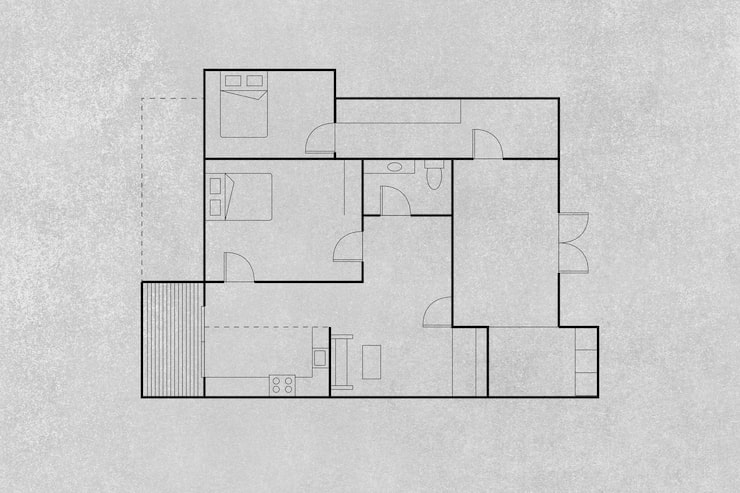
#> input picture floor-plan-with-furniture-blueprint-illustration_53876-103043.png, 740 x 493 px
$ python -i preprocessing.py   (imports and definitions only)
#> lines starting #> are read from the running program, lines starting #| are printed output that depends on the picture; after the words box and inside, x2 and y2 are one past the last pixel; in counts of white or black regions, pixels touching at a corner belong together
"""
Floor Plan Preprocessing Module
================================
This module handles image preprocessing specifically designed for hand-drawn floor plans.
It addresses the common issues with floor plan images:
1. Removes noise and text annotations
2. Enhances wall lines
3. Normalizes image quality
"""

import cv2
import numpy as np
from typing import Tuple, Optional
import logging

# [1 line not run here, left out]
logger = logging.getLogger(__name__)


class FloorPlanPreprocessor:
    """
    Preprocessor specifically designed for floor plan images.
    Handles hand-drawn, scanned, and digital floor plans.
    """

    def __init__(self, target_size: int = 800):
        """
        Initialize the preprocessor.

        Args:
            target_size: Target size for the longest dimension
        """
        self.target_size = target_size

    def load_and_resize(self, image_path: str) -> Tuple[np.ndarray, float]:
        """
        Load and resize image while maintaining aspect ratio.

        Returns:
            Tuple of (resized image, scale factor)
        """
        img = cv2.imread(image_path)
        if img is None:
            raise ValueError(f"Failed to load image: {image_path}")

        h, w = img.shape[:2]
        scale = self.target_size / max(h, w)

        if scale < 1:
            new_w = int(w * scale)
            new_h = int(h * scale)
            img = cv2.resize(img, (new_w, new_h), interpolation=cv2.INTER_AREA)
        else:
            scale = 1.0

        logger.info(f"Loaded image: {image_path}, Original: {w}x{h}, Resized: {img.shape[1]}x{img.shape[0]}")
        return img, scale

    def remove_text_regions(self, img: np.ndarray) -> np.ndarray:
        """
        Remove text annotations from floor plan.
        Uses morphological operations to identify and remove text.
        """
        gray = cv2.cvtColor(img, cv2.COLOR_BGR2GRAY)

        # Detect text-like regions (small, dense areas)
        # Use MSER for text detection
        mser = cv2.MSER_create()
        mser.setMinArea(10)
        mser.setMaxArea(500)

        regions, _ = mser.detectRegions(gray)

        # Create mask for text regions
        mask = np.zeros(gray.shape, dtype=np.uint8)
        for region in regions:
            hull = cv2.convexHull(region.reshape(-1, 1, 2))
            cv2.drawContours(mask, [hull], -1, 255, -1)

        # Dilate mask to cover entire text areas
        kernel = cv2.getStructuringElement(cv2.MORPH_ELLIPSE, (5, 5))
        mask = cv2.dilate(mask, kernel, iterations=2)

        # Inpaint text regions
        result = cv2.inpaint(img, mask, 5, cv2.INPAINT_TELEA)

        logger.info(f"Removed {len(regions)} text-like regions")
        return result

    def enhance_walls(self, img: np.ndarray) -> np.ndarray:
        """
        Enhance wall lines in the floor plan.
        """
        gray = cv2.cvtColor(img, cv2.COLOR_BGR2GRAY)

        # Apply CLAHE for contrast enhancement
        clahe = cv2.createCLAHE(clipLimit=2.0, tileGridSize=(8, 8))
        enhanced = clahe.apply(gray)

        # Denoise while preserving edges
        denoised = cv2.bilateralFilter(enhanced, 9, 75, 75)

        return denoised

    def extract_wall_binary(self, gray: np.ndarray) -> np.ndarray:
        """
        Extract binary image with walls clearly marked.
        Uses adaptive thresholding optimized for floor plans.
        """
        # Adaptive threshold
        binary = cv2.adaptiveThreshold(
            gray, 255,
            cv2.ADAPTIVE_THRESH_GAUSSIAN_C,
            cv2.THRESH_BINARY_INV,
            blockSize=21,
            C=5
        )

        # Remove small noise
        kernel_small = np.ones((2, 2), np.uint8)
        binary = cv2.morphologyEx(binary, cv2.MORPH_OPEN, kernel_small)

        # Connect nearby wall segments
        kernel_connect = np.ones((3, 3), np.uint8)
        binary = cv2.morphologyEx(binary, cv2.MORPH_CLOSE, kernel_connect)

        return binary

    def preprocess(self, image_path: str, remove_text: bool = True) -> Tuple[np.ndarray, np.ndarray, np.ndarray, float]:
        """
        Complete preprocessing pipeline.

        Args:
            image_path: Path to floor plan image
            remove_text: Whether to attempt text removal

        Returns:
            Tuple of (original resized, processed color, binary walls, scale factor)
        """
#> called with remove_text = True
        # Load and resize
        img, scale = self.load_and_resize(image_path)
#> in load_and_resize, img is the input picture: shape (493, 740, 3); min 0, max 244, mean 204.2
#> scale = 1
        original = img.copy()

        # Optionally remove text
        if remove_text:
            try:
                img = self.remove_text_regions(img)
#> in remove_text_regions, `regions, _ = mser.detectRegions(gray)`: regions = 158 items
#> the loop in remove_text_regions, `for region in regions:` made 158 passes
#> hull on passes 1 to 3: [[558, 156], [558, 101]], [[596, 326], [595, 327], [560, 327], [560, 326]], [[204, 305], [204, 284]]
#> after the loop in remove_text_regions, `for region in regions:`:
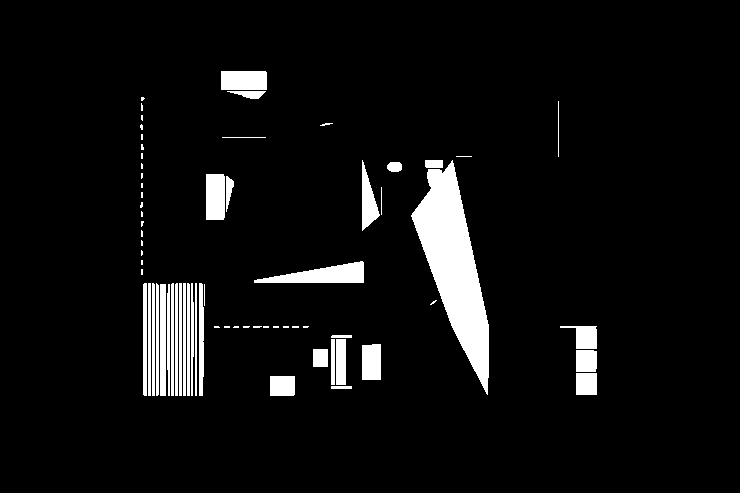
#> mask: shape (493, 740); 6% white; 69 white regions (31 under 20 px), largest, box (x1, y1, x2, y2) and area: (411, 160, 489, 395) 8096, (254, 261, 364, 283) 1383, (221, 71, 267, 90) 873
#> in remove_text_regions, `kernel = cv2.getStructuringElement(cv2.MORPH_ELLIPSE, (5, 5))`: kernel = [[0, 0, 1, 0, 0], [1, 1, 1, 1, 1], [1, 1, 1, 1, 1], [1, 1, 1, 1, 1], [0, 0, 1, 0, 0]]
#> in remove_text_regions, `mask = cv2.dilate(mask, kernel, iterations=2)`:
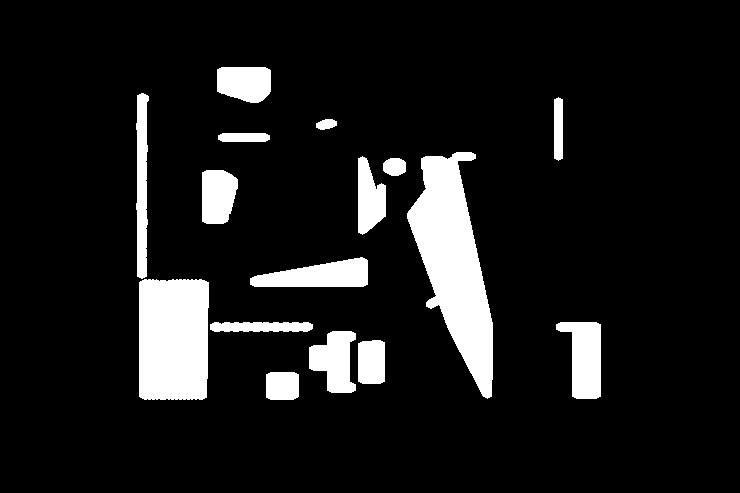
#> mask: shape (493, 740); 10.2% white; 16 white regions, largest, box (x1, y1, x2, y2) and area: (407, 152, 493, 399) 10905, (139, 279, 209, 400) 8270, (250, 257, 368, 287) 2401
#> in remove_text_regions, `result = cv2.inpaint(img, mask, 5, cv2.INPAINT_TELEA)`:
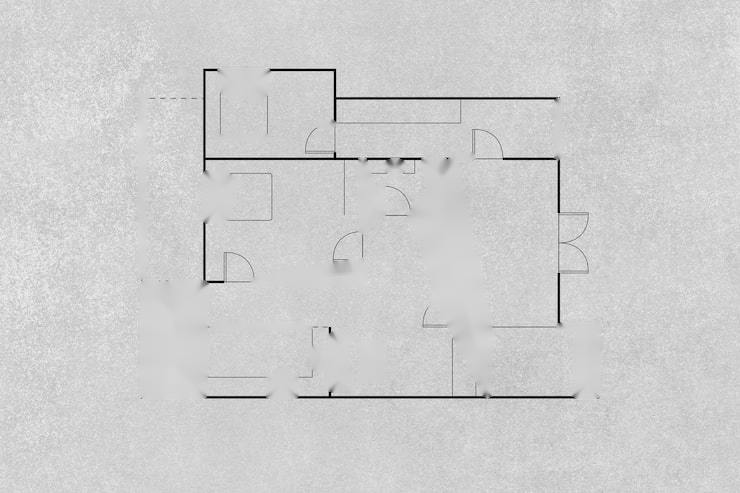
#> result: shape (493, 740, 3); min 0, max 244, mean 206.3
            except Exception as e:
                logger.warning(f"Text removal failed: {e}")

        # Enhance walls
        gray = self.enhance_walls(img)
#> in enhance_walls, `enhanced = clahe.apply(gray)`:
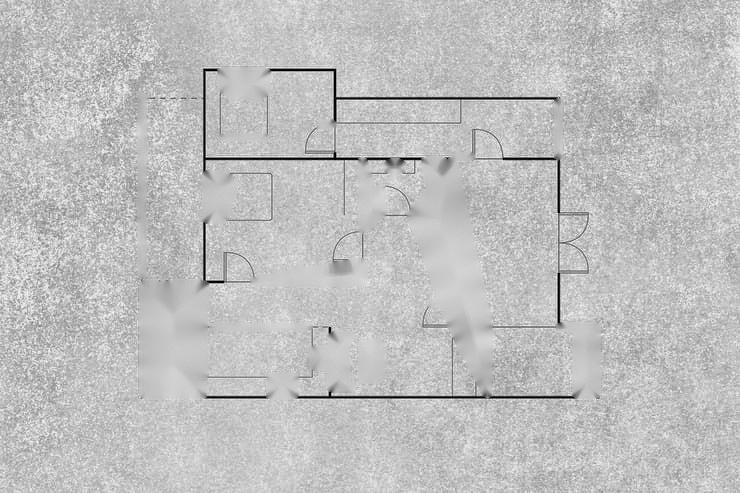
#> enhanced: shape (493, 740); min 1, max 247, mean 191.1

        # Extract binary walls
        binary = self.extract_wall_binary(gray)
#> in extract_wall_binary, `binary = cv2.adaptiveThreshold( gray, 255, cv2.ADAPTIVE_THRESH_GAUSSIA..`:
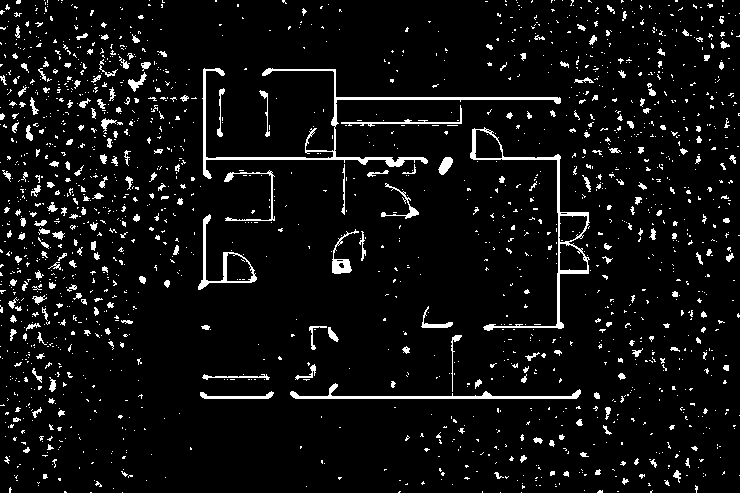
#> binary: shape (493, 740); 6% white; 1772 white regions (1528 under 20 px), largest, box (x1, y1, x2, y2) and area: (202, 68, 561, 179) 2409, (470, 127, 590, 331) 1541, (290, 383, 581, 399) 1019
#> in extract_wall_binary, `binary = cv2.morphologyEx(binary, cv2.MORPH_OPEN, kernel_small)`:
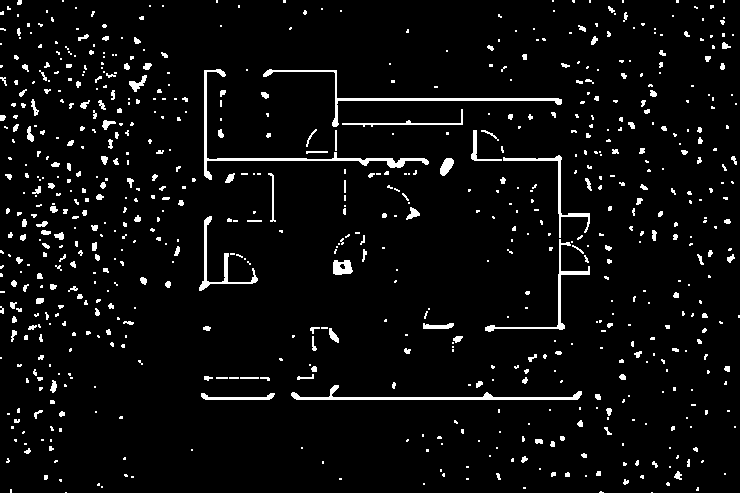
#> binary: shape (493, 740); 4.7% white; 721 white regions (506 under 20 px), largest, box (x1, y1, x2, y2) and area: (204, 69, 429, 180) 1199, (263, 69, 562, 127) 1031, (291, 385, 582, 400) 1013
#> in extract_wall_binary, `binary = cv2.morphologyEx(binary, cv2.MORPH_CLOSE, kernel_connect)`:
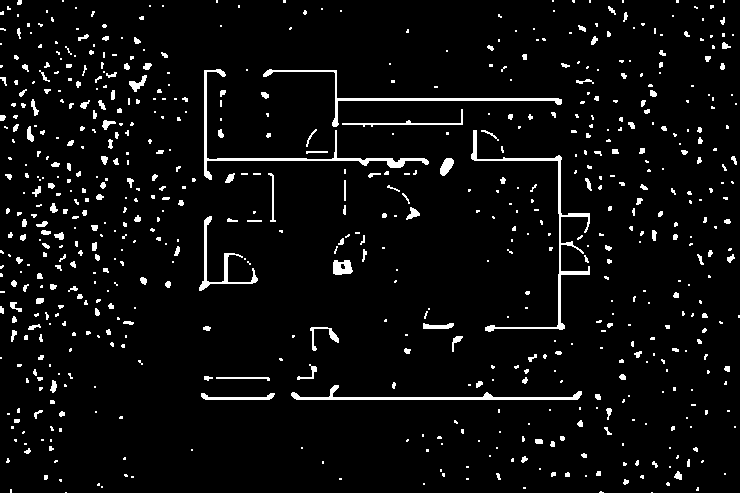
#> binary: shape (493, 740); 4.8% white; 668 white regions (452 under 20 px), largest, box (x1, y1, x2, y2) and area: (471, 130, 590, 332) 1362, (204, 69, 429, 180) 1247, (263, 69, 562, 127) 1032

        return original, img, binary, scale


def preprocess_floorplan(image_path: str, target_size: int = 800, remove_text: bool = True):
    """
    Convenience function for preprocessing a floor plan.

    Returns:
        dict with 'original', 'processed', 'binary', 'scale'
    """
    preprocessor = FloorPlanPreprocessor(target_size=target_size)
    original, processed, binary, scale = preprocessor.preprocess(image_path, remove_text)

    return {
        'original': original,
        'processed': processed,
        'binary': binary,
        'scale': scale
    }

>>> result = FloorPlanPreprocessor().preprocess('../floor-plan-with-furniture-blueprint-illustration_53876-103043.png')
